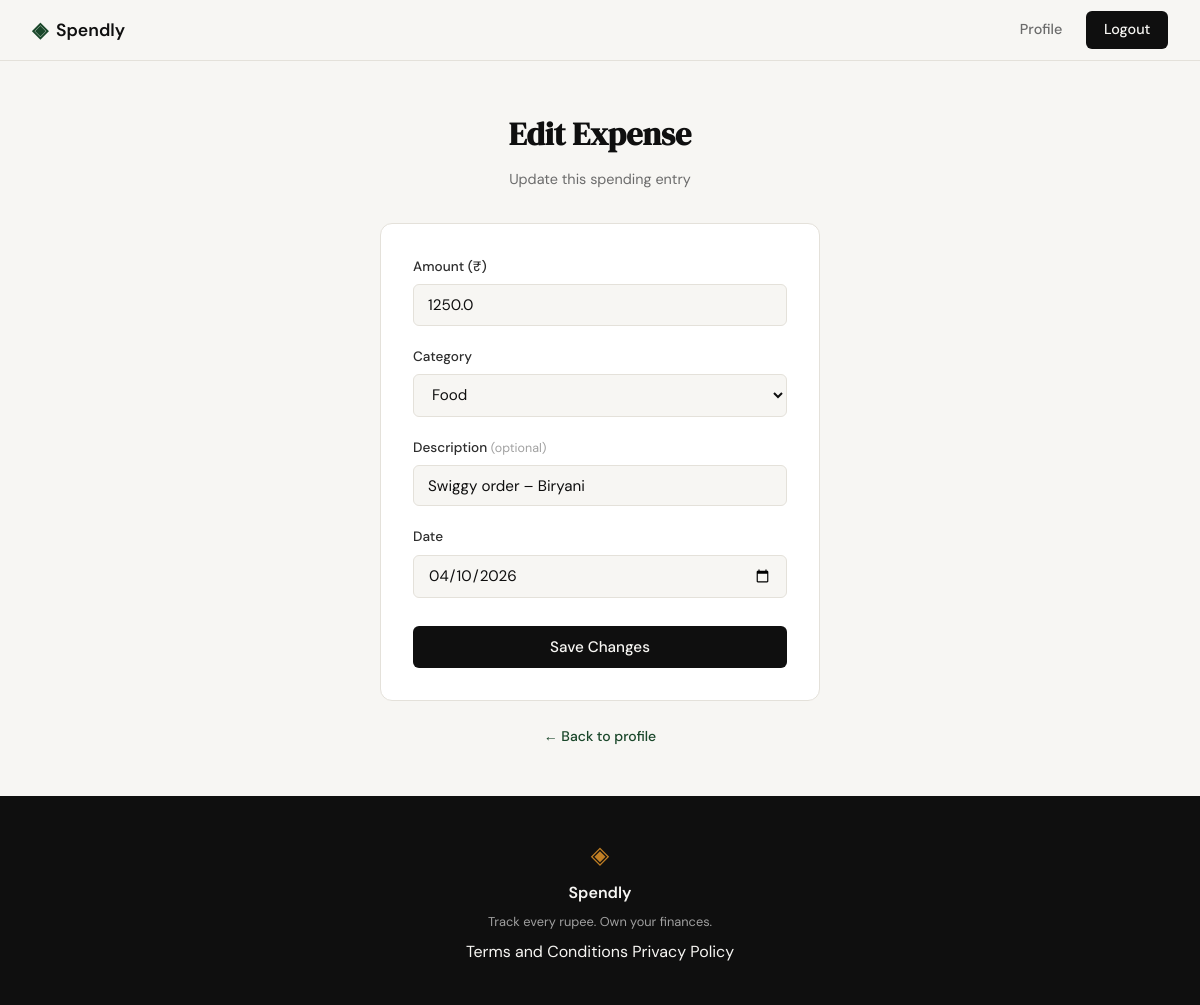
Screenshot of /expenses/11/edit (signed in) with the database file from the repository.
### tables this page shows
CREATE TABLE expenses (
                id          INTEGER PRIMARY KEY AUTOINCREMENT,
                user_id     INTEGER NOT NULL REFERENCES users(id) ON DELETE CASCADE,
                amount      REAL    NOT NULL CHECK (amount > 0),
                category_id INTEGER REFERENCES categories(id) ON DELETE SET NULL,
                description TEXT,
                date        TEXT    NOT NULL,
                created_at  TEXT    NOT NULL DEFAULT (datetime('now'))
            );

CREATE TABLE categories (
                id   INTEGER PRIMARY KEY AUTOINCREMENT,
                name TEXT    NOT NULL UNIQUE
            );

### app.py (the view, shortened to what this page needs)
@app.route("/expenses/<int:id>/edit", methods=["GET", "POST"])
def edit_expense(id):
    user_id = session.get("user_id")
    if not user_id:
        flash("Please log in to edit an expense.", "error")
        return redirect(url_for("login"))
    expense = get_expense_by_id(id, user_id)
    if not expense:
        flash("Expense not found.", "error")
        return redirect(url_for("profile"))
    categories = get_all_categories()
    if request.method == "GET":
        return render_template("expenses/edit.html", expense=expense, categories=categories)

### database/db.py (called while the page is built)
def get_db():
    conn = sqlite3.connect(DB_PATH)
    conn.row_factory = sqlite3.Row
    conn.execute("PRAGMA foreign_keys = ON")
    return conn

def get_all_categories():
    conn = get_db()
    try:
        return conn.execute(
            "SELECT id, name FROM categories ORDER BY name ASC"
        ).fetchall()
    finally:
        conn.close()

def get_expense_by_id(expense_id, user_id):
    conn = get_db()
    try:
        return conn.execute(
            """
            SELECT e.id, e.amount, e.category_id, e.description, e.date
            FROM expenses e
            WHERE e.id = ? AND e.user_id = ?
            """,
            (expense_id, user_id),
        ).fetchone()
    finally:
        conn.close()

### templates/expenses/edit.html (shortened to what this page needs)
{% extends "base.html" %}
{% block head %}
<link rel="stylesheet" href="{{ url_for('static', filename='css/expenses.css') }}">
{% endblock %}
{% block content %}
<section class="auth-section">
  <div class="auth-container">
    <div class="auth-header">
      <h1 class="auth-title">Edit Expense</h1>
      <p class="auth-subtitle">Update this spending entry</p>
    </div>
    <div class="auth-card">
      <form method="POST" action="{{ url_for('edit_expense', id=expense.id) }}" novalidate>
        <div class="form-group">
          <label for="amount">Amount (₹)</label>
          <input
            id="amount"
            name="amount"
            type="number"
            step="0.01"
            min="0.01"
            class="form-input"
            value="{{ expense.amount }}"
            required
          >
        </div>
        <div class="form-group">
          <label for="category_id">Category</label>
          <select id="category_id" name="category_id" class="form-input">
            {% for cat in categories %}
            <option value="{{ cat.id }}"
              {% if expense.category_id == cat.id %}selected{% endif %}>
              {{ cat.name }}
            </option>
            {% endfor %}
          </select>
        </div>
        <div class="form-group">
          <label for="description">
            Description
            <span class="form-optional">(optional)</span>
          </label>
          <input
            id="description"
            name="description"
            type="text"
            maxlength="255"
            class="form-input"
            placeholder="e.g. Electricity bill"
            value="{{ expense.description or '' }}"
          >
        </div>
        <div class="form-group">
          <label for="date">Date</label>
          <input
            id="date"
            name="date"
            type="date"
            class="form-input"
            value="{{ expense.date }}"
            required
          >
        </div>
        <button type="submit" class="btn-submit">Save Changes</button>
      </form>
    </div>
    <p class="auth-switch">
      <a href="{{ url_for('profile') }}">← Back to profile</a>
    </p>
  </div>
</section>
{% endblock %}

### static/css/style.css (style rules this page uses)
:root { --ink: #0f0f0f; --ink-soft: #2d2d2d; --ink-muted: #6b6b6b; --ink-faint: #a0a0a0; --paper: #f7f6f3; --paper-warm: #f0ede6; --paper-card: #ffffff; --accent: #1a472a; --accent-light: #e8f0eb; --accent-2: #c17f24; --accent-2-light: #fdf3e3; --danger: #c0392b; --danger-light: #fdecea; --border: #e4e1da; --border-soft: #eeebe4; --font-display: 'DM Serif Display', Georgia, serif; --font-body: 'DM Sans', system-ui, sans-serif; --max-width: 1200px; --auth-width: 440px; --radius-sm: 6px; --radius-md: 12px; --radius-lg: 20px; }
*, *::before, *::after { box-sizing: border-box; margin: 0; padding: 0; }
html { font-size: 16px; scroll-behavior: smooth; }
body { background: var(--paper); color: var(--ink); font-family: var(--font-body); font-size: 1rem; line-height: 1.6; -webkit-font-smoothing: antialiased; }
a { color: inherit; text-decoration: none; }
.auth-section { min-height: calc(100vh - 60px - 100px); display: flex; align-items: center; justify-content: center; padding: 3rem 2rem; }
.auth-container { width: 100%; max-width: var(--auth-width); }
.auth-header { text-align: center; margin-bottom: 2rem; }
.auth-title { font-family: var(--font-display); font-size: 2rem; color: var(--ink); margin-bottom: 0.5rem; }
.auth-subtitle { font-size: 0.9rem; color: var(--ink-muted); }
.auth-card { background: var(--paper-card); border: 1px solid var(--border); border-radius: var(--radius-md); padding: 2rem; margin-bottom: 1.5rem; }
.form-group { margin-bottom: 1.25rem; }
.form-group label { display: block; font-size: 0.85rem; font-weight: 500; color: var(--ink-soft); margin-bottom: 0.4rem; }
.form-input { width: 100%; padding: 0.6rem 0.875rem; border: 1px solid var(--border); border-radius: var(--radius-sm); font-family: var(--font-body); font-size: 0.95rem; color: var(--ink); background: var(--paper); outline: none; transition: border-color 0.2s; }
.form-input::placeholder { color: var(--ink-faint); }
.btn-submit { width: 100%; padding: 0.7rem; background: var(--ink); color: var(--paper); border: none; border-radius: var(--radius-sm); font-family: var(--font-body); font-size: 0.95rem; font-weight: 500; cursor: pointer; transition: background 0.2s; margin-top: 0.5rem; }
.auth-switch { text-align: center; font-size: 0.875rem; color: var(--ink-muted); }
.auth-switch a { color: var(--accent); font-weight: 500; }

### static/css/expenses.css (style rules this page uses)
.form-optional { font-size: 0.78rem; color: var(--ink-faint); font-weight: 400; }

### rows the page displays
expenses: amount "1250.0", category_id "Food", description "Swiggy order – Biryani", date "04/10/2026"
